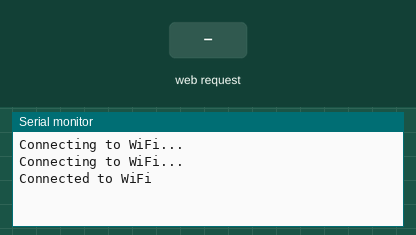
A sketch run on a simulated ESP8266 (NodeMCU). Shown: the last lines printed to the serial monitor. Inputs (shaded band) come from the test bench. WiFi joins after 1.5 s; servers stay silent unless stated.

Above: at 3.2 s.
3.3 s: HTTP request GET /red/on received
At 4.4 s:
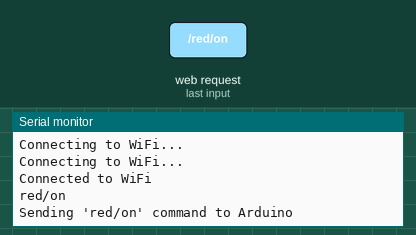
4.8 s: HTTP request GET /red/off received
At 5.5 s:
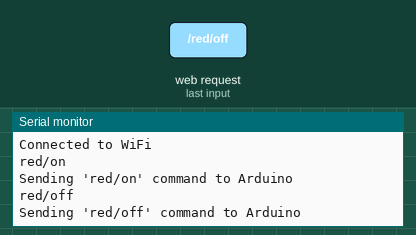
6.3 s: HTTP request GET /yellow/on received
At 6.6 s:
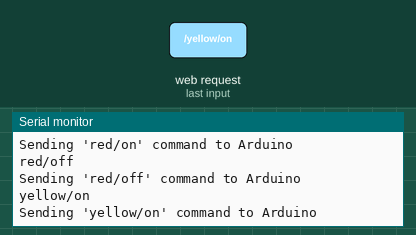
7.8 s: HTTP request GET /yellow/off received
At 9.0 s:
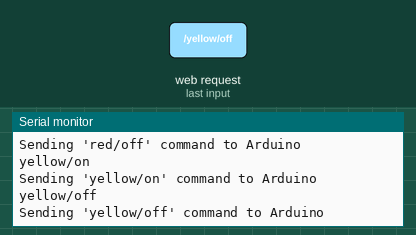
9.3 s: HTTP request GET /green/on received
At 10.1 s:
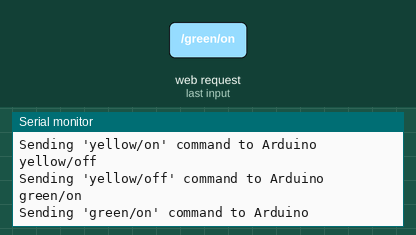
10.8 s: HTTP request GET /green/off received
At 11.3 s:
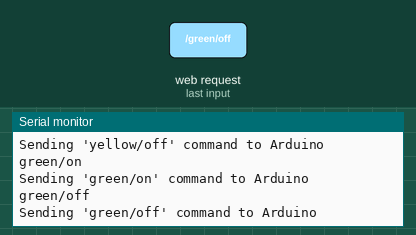

Measured:
- after the input at 3.3 s, the serial monitor: prints a new line at once (image 1)
- after the input at 4.8 s, the serial monitor: prints a new line at once (image 2)
- after the input at 6.3 s, the serial monitor: prints a new line at once (image 3)
- after the input at 7.8 s, the serial monitor: prints a new line at once (image 4)
- after the input at 9.3 s, the serial monitor: prints a new line at once (image 5)
- after the input at 10.8 s, the serial monitor: prints a new line at once (image 6)

The sketch:

ESP_Setup_as_HTTP_API_ENDPOINT_Server_to_control_the_lights.ino
```cpp
#include <ESP8266WiFi.h>

// WiFi credentials
const char* ssid = "your_SSID";
const char* password = "your_PASSWORD";

// Create a server on port 80
WiFiServer server(80);

void setup() {
  // Start Serial for communication with Arduino Uno
  Serial.begin(9600);  // Baud rate must match the Arduino's

  // Connect to Wi-Fi
  WiFi.begin(ssid, password);
  while (WiFi.status() != WL_CONNECTED) {
    delay(1000);
    Serial.println("Connecting to WiFi...");
  }
  Serial.println("Connected to WiFi");

  // Start the server
  server.begin();
}

void loop() {
  WiFiClient client = server.available();

  if (client) {
    String request = client.readStringUntil('\r');
    client.flush();

    // Process the request and send the corresponding serial command to Arduino
    if (request.indexOf("/red/on") != -1) {
      Serial.println("red/on");  // Send command with line break
      Serial.println("Sending 'red/on' command to Arduino");
    } else if (request.indexOf("/red/off") != -1) {
      Serial.println("red/off");
      Serial.println("Sending 'red/off' command to Arduino");
    }

    if (request.indexOf("/yellow/on") != -1) {
      Serial.println("yellow/on");
      Serial.println("Sending 'yellow/on' command to Arduino");
    } else if (request.indexOf("/yellow/off") != -1) {
      Serial.println("yellow/off");
      Serial.println("Sending 'yellow/off' command to Arduino");
    }

    if (request.indexOf("/green/on") != -1) {
      Serial.println("green/on");
      Serial.println("Sending 'green/on' command to Arduino");
    } else if (request.indexOf("/green/off") != -1) {
      Serial.println("green/off");
      Serial.println("Sending 'green/off' command to Arduino");
    }

    if (request.indexOf("/blue/on") != -1) {
      Serial.println("blue/on");
      Serial.println("Sending 'blue/on' command to Arduino");
    } else if (request.indexOf("/blue/off") != -1) {
      Serial.println("blue/off");
      Serial.println("Sending 'blue/off' command to Arduino");
    }

    if (request.indexOf("/white/on") != -1) {
      Serial.println("white/on");
      Serial.println("Sending 'white/on' command to Arduino");
    } else if (request.indexOf("/white/off") != -1) {
      Serial.println("white/off");
      Serial.println("Sending 'white/off' command to Arduino");
    }

    // Send HTTP response back to the client
    client.println("HTTP/1.1 200 OK");
    client.println("Content-Type: text/html");
    client.println("");
    client.println("<html><body>LED Control Successful</body></html>");
    client.stop();  // Close the connection to the client
  }
}
```
